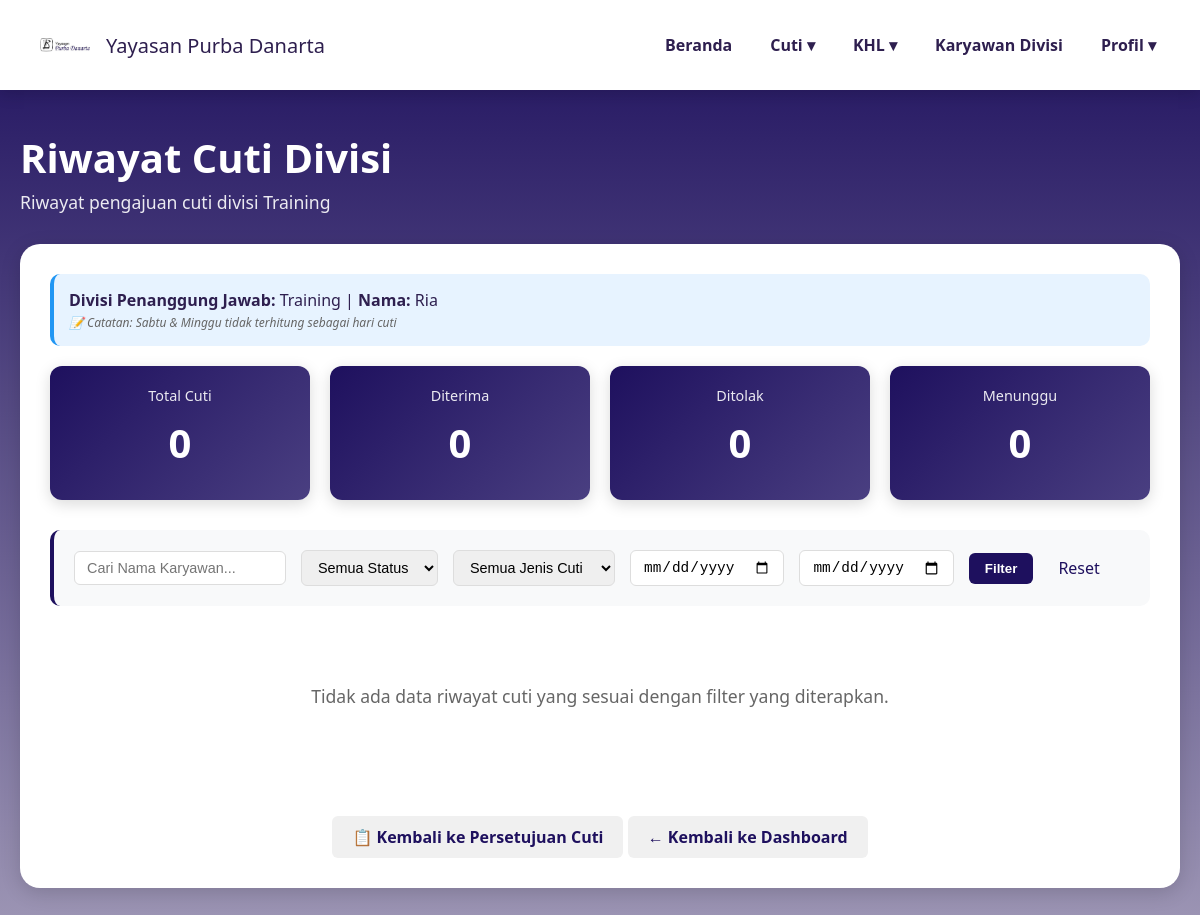
Page /riwayatcuti_penanggungjawab.php (signed in) on the earlier database version.
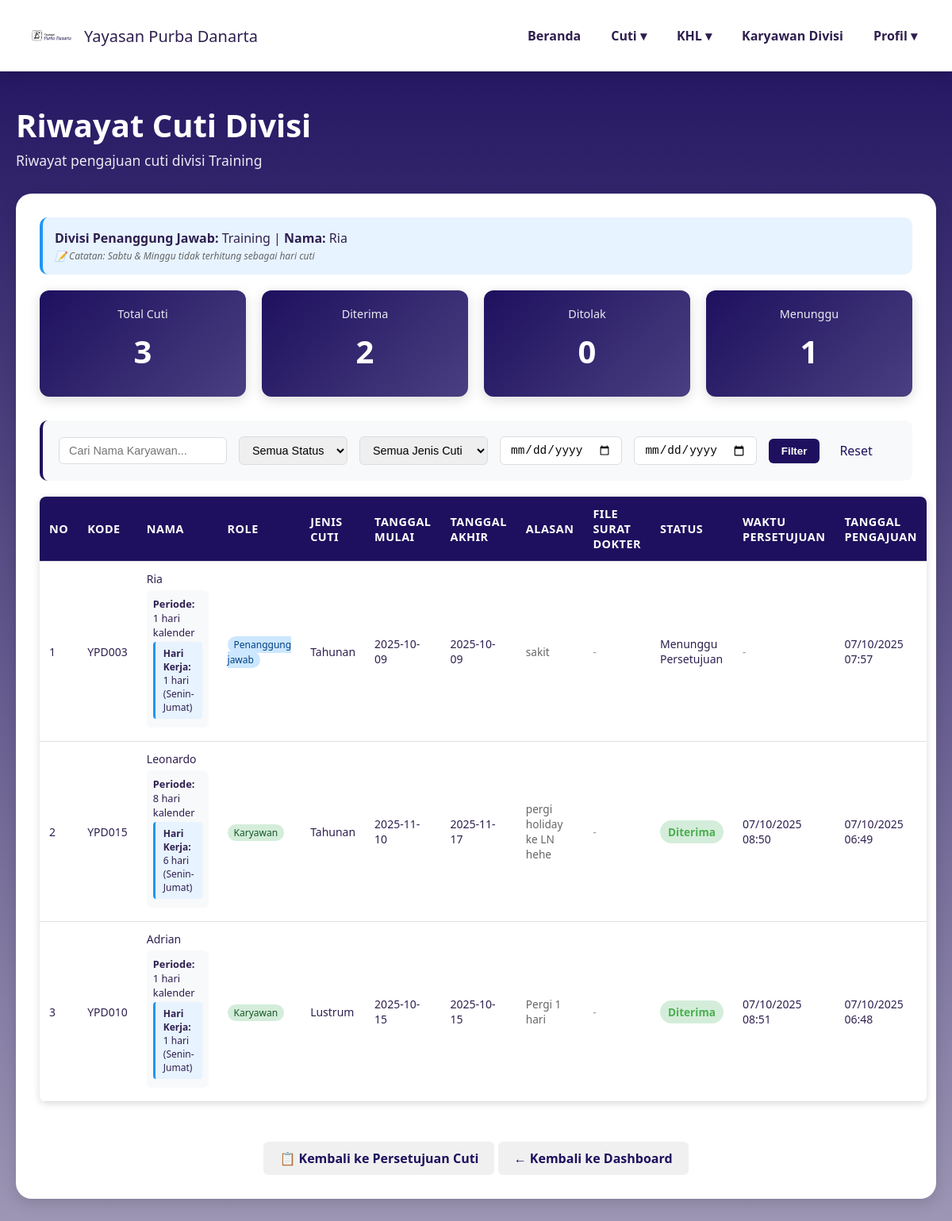
Same page on the later database version.
### tables this page shows
CREATE TABLE `data_pengajuan_cuti` (
  `id` int(11) NOT NULL,
  `kode_karyawan` varchar(20) NOT NULL,
  `nama_karyawan` varchar(100) NOT NULL,
  `divisi` varchar(50) NOT NULL,
  `jabatan` varchar(50) NOT NULL,
  `role` enum('karyawan','direktur','admin','penanggung jawab') NOT NULL,
  `jenis_cuti` varchar(50) NOT NULL,
  `tanggal_mulai` date NOT NULL,
  `tanggal_akhir` date NOT NULL,
  `alasan` text DEFAULT NULL,
  `file_surat_dokter` varchar(255) DEFAULT NULL,
  `status` enum('Menunggu Persetujuan','Diterima','Ditolak') NOT NULL DEFAULT 'Menunggu Persetujuan',
  `created_at` timestamp NOT NULL DEFAULT current_timestamp(),
  `waktu_persetujuan` datetime DEFAULT NULL
);

CREATE TABLE `data_karyawan` (
  `id_karyawan` int(11) NOT NULL,
  `kode_karyawan` varchar(20) NOT NULL,
  `nama_lengkap` varchar(100) NOT NULL,
  `email` varchar(100) NOT NULL,
  `password` varchar(255) NOT NULL,
  `jabatan` varchar(50) NOT NULL,
  `divisi` varchar(50) NOT NULL,
  `role` enum('karyawan','direktur','admin','penanggung jawab') NOT NULL DEFAULT 'karyawan',
  `no_telp` varchar(20) DEFAULT NULL,
  `sisa_cuti_tahunan` int(3) DEFAULT 0,
  `sisa_cuti_lustrum` int(3) DEFAULT 0,
  `status_aktif` enum('aktif','non_aktif') NOT NULL DEFAULT 'aktif',
  `created_at` timestamp NOT NULL DEFAULT current_timestamp()
);

### riwayatcuti_penanggungjawab.php (the view, shortened to what the changed rows need)
<?php
require 'config.php';
$user = $_SESSION['user'];
$divisi_penanggung_jawab = $user['divisi'];
$query = "SELECT dpc.*, dk.nama_lengkap, dk.divisi, dk.role, dk.sisa_cuti_tahunan, dk.sisa_cuti_lustrum
          FROM data_pengajuan_cuti dpc
          JOIN data_karyawan dk ON dpc.kode_karyawan = dk.kode_karyawan
          WHERE dk.divisi = ?
          ORDER BY dpc.created_at DESC";
$stmt = $conn->prepare($query);
$stmt->bind_param("s", $divisi_penanggung_jawab);
$stmt->execute();
$result = $stmt->get_result();
$total_cuti = 0;
$diterima = 0;
$menunggu = 0;
$all_rows = $result->fetch_all(MYSQLI_ASSOC);
$filtered_rows = [];
foreach ($all_rows as $row) {
    $show_row = true;
    if ($show_row) {
        $filtered_rows[] = $row;
    }
}
foreach ($all_rows as $row) {
    $total_cuti++;
    switch ($row['status']) {
        case 'Diterima': $diterima++; break;
        case 'Menunggu Persetujuan': $menunggu++; break;
    }
}
$limit = 5;
$page = isset($_GET['page']) && is_numeric($_GET['page']) ? (int)$_GET['page'] : 1;
$offset = ($page - 1) * $limit;
$rows_for_current_page = array_slice($filtered_rows, $offset, $limit);
function hitungHariKerja($tanggal_mulai, $tanggal_akhir) {
    $jumlah_hari = 0;
    $current_date = new DateTime($tanggal_mulai);
    $end_date = new DateTime($tanggal_akhir);
    while ($current_date <= $end_date) {
        $day_of_week = $current_date->format('N');
        if ($day_of_week >= 1 && $day_of_week <= 5) {
            $jumlah_hari++;
        }
        $current_date->modify('+1 day');
    }
    return $jumlah_hari;
}
?>
<!DOCTYPE html>
<html lang="id">
<head>
</head>
<body>
<main>
    <div class="heading-section">
        <h1>Riwayat Cuti Divisi</h1>
    </div>
    <div class="container">
        <div class="stats-grid">
            <div class="stat-card">
                <div class="stat-label">Total Cuti</div>
                <div class="stat-number"><?php echo $total_cuti; ?></div>
            </div>
            <div class="stat-card">
                <div class="stat-label">Diterima</div>
                <div class="stat-number"><?php echo $diterima; ?></div>
            </div>
            <div class="stat-card">
                <div class="stat-label">Menunggu</div>
                <div class="stat-number"><?php echo $menunggu; ?></div>
            </div>
        </div>
        <?php if (!empty($rows_for_current_page)): ?>
            <table>
                <thead>
                    <tr>
                        <th>No</th>
                        <th>Kode</th>
                        <th>Nama</th>
                        <th>Role</th>
                        <th>Jenis Cuti</th>
                        <th>Tanggal Mulai</th>
                        <th>Tanggal Akhir</th>
                        <th>Alasan</th>
                        <th>File Surat Dokter</th>
                        <th>Status</th>
                        <th>Waktu Persetujuan</th>
                        <th>Tanggal Pengajuan</th>
                    </tr>
                </thead>
                <tbody>
                    <?php
                    $no = $offset + 1;
                    foreach ($rows_for_current_page as $row):
                        $jumlah_hari_kerja = hitungHariKerja($row['tanggal_mulai'], $row['tanggal_akhir']);
                        $total_hari_kalender = (strtotime($row['tanggal_akhir']) - strtotime($row['tanggal_mulai'])) / (60 * 60 * 24) + 1;
                    ?>
                        <tr>
                            <td><?php echo $no++; ?></td>
                            <td><?php echo htmlspecialchars($row['kode_karyawan']); ?></td>
                            <td>
                                <?php echo htmlspecialchars($row['nama_karyawan']); ?>
                                <div class="cuti-details">
                                    <strong>Periode:</strong> <?php echo $total_hari_kalender; ?> hari kalender<br>
                                    <div class="hari-kerja-info">
                                        <strong>Hari Kerja:</strong> <?php echo $jumlah_hari_kerja; ?> hari (Senin-Jumat)
                                    </div>
                                </div>
                            </td>
                            <td>
                                <span class="role-badge role-<?php echo str_replace(' ', '-', $row['role']); ?>">
                                    <?php echo htmlspecialchars(ucfirst($row['role'])); ?>
                                </span>
                            </td>
                            <td><?php echo htmlspecialchars($row['jenis_cuti']); ?></td>
                            <td><?php echo htmlspecialchars($row['tanggal_mulai']); ?></td>
                            <td><?php echo htmlspecialchars($row['tanggal_akhir']); ?></td>
                            <td>
                                <div class="alasan-cuti" title="<?php echo htmlspecialchars($row['alasan']); ?>">
                                    <?php echo htmlspecialchars($row['alasan']); ?>
                                </div>
                            </td>
                            <td>
                                <?php if (!empty($row['file_surat_dokter'])): ?>
                                    <a href="<?php echo htmlspecialchars($row['file_surat_dokter']); ?>" class="file-link" target="_blank">Lihat File</a>
                                <?php else: ?>
                                    <div class="alasan-cuti empty">-</div>
                                <?php endif; ?>
                            </td>
                            <td>
                                <span class="status-<?php echo strtolower(str_replace(' ', '-', $row['status'])); ?>">
                                    <?php echo htmlspecialchars($row['status']); ?>
                                </span>
                            </td>
                            <td>
                                <?php if (!empty($row['waktu_persetujuan'])): ?>
                                    <?php echo date('d/m/Y H:i', strtotime($row['waktu_persetujuan'])); ?>
                                <?php else: ?>
                                    <div class="alasan-cuti empty">-</div>
                                <?php endif; ?>
                            </td>
                            <td><?php echo date('d/m/Y H:i', strtotime($row['created_at'])); ?></td>
                        </tr>
                    <?php
                    endforeach;
                    ?>
                </tbody>
            </table>
        <?php else: ?>
            <div class="no-data">
                <p>Tidak ada data riwayat cuti yang sesuai dengan filter yang diterapkan.</p>
            </div>
        <?php endif; ?>
    </div>
</main>
</body>
</html>

Differences in the rows shown:
added data_pengajuan_cuti: kode_karyawan "YPD003", nama_karyawan "Ria", total_hari_kalender "1", jumlah_hari_kerja "1", data_karyawan.role "Penanggung jawab", jenis_cuti "Tahunan", tanggal_mulai "2025-10-09", tanggal_akhir "2025-10-09", alasan "sakit", status "Menunggu Persetujuan", created_at "07/10/2025 07:57"
added data_pengajuan_cuti: kode_karyawan "YPD015", nama_karyawan "Leonardo", total_hari_kalender "8", jumlah_hari_kerja "6", data_karyawan.role "Karyawan", jenis_cuti "Tahunan", tanggal_mulai "2025-11-10", tanggal_akhir "2025-11-17", alasan "pergi holiday ke LN hehe", status "Diterima", waktu_persetujuan "07/10/2025 08:50", created_at "07/10/2025 06:49"
added data_pengajuan_cuti: kode_karyawan "YPD010", nama_karyawan "Adrian", total_hari_kalender "1", jumlah_hari_kerja "1", data_karyawan.role "Karyawan", jenis_cuti "Lustrum", tanggal_mulai "2025-10-15", tanggal_akhir "2025-10-15", alasan "Pergi 1 hari", status "Diterima", waktu_persetujuan "07/10/2025 08:51", created_at "07/10/2025 06:48"
Other differences:
$total_cuti: "0" → "3"
$diterima: "0" → "2"
$menunggu: "0" → "1"
text no longer shown: "Tidak ada data riwayat cuti yang sesuai dengan filter yang diterapkan."
text now shown: "NO KODE NAMA ROLE JENIS CUTI TANGGAL MULAI TANGGAL AKHIR ALASAN FILE SURAT DOKTER STATUS WAKTU PERSETUJUAN TANGGAL PENGAJUAN"
